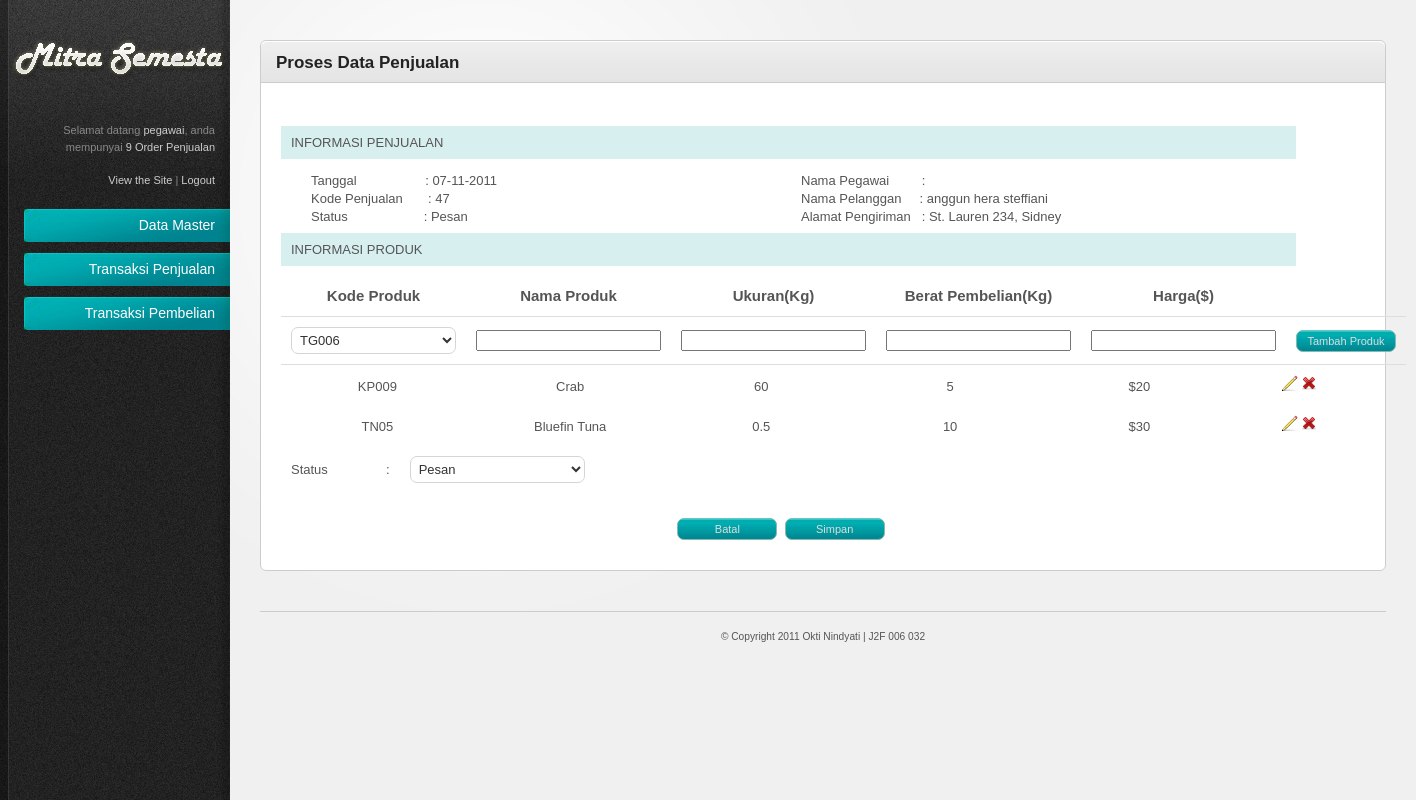
Screenshot of /index.php/admin/penjualan/edit_penjualan/47 (signed in) with the database file from the repository.
### tables this page shows
CREATE TABLE IF NOT EXISTS `penjualan` (
  `KodePenjualan` int(11) NOT NULL AUTO_INCREMENT,
  `KodePelanggan` char(5) NOT NULL,
  `Tanggal` date NOT NULL,
  `TotalHarga` double NOT NULL,
  `KodePegawai` char(5) NOT NULL,
  `Status` enum('Pesan','Beli','Batal') NOT NULL,
  PRIMARY KEY (`KodePenjualan`)
);

CREATE TABLE IF NOT EXISTS `pelanggan` (
  `KodePelanggan` int(11) NOT NULL AUTO_INCREMENT,
  `NamaPelanggan` varchar(30) NOT NULL,
  `JenisKelamin` enum('Male','Female') NOT NULL,
  `TempatLahir` varchar(20) NOT NULL,
  `TanggalLahir` date NOT NULL,
  `AlmtPelanggan` varchar(100) NOT NULL,
  `NoTelepon` varchar(12) NOT NULL,
  `Email` varchar(25) DEFAULT NULL,
  `Kota` varchar(20) NOT NULL,
  `Negara` varchar(25) NOT NULL,
  `KodePos` int(5) NOT NULL,
  `TanggalDaftar` date NOT NULL,
  `Username` varchar(25) NOT NULL,
  `Password` varchar(35) NOT NULL,
  PRIMARY KEY (`KodePelanggan`)
);

CREATE TABLE IF NOT EXISTS `detail_penjualan` (
  `KodePenjualan` int(11) NOT NULL,
  `KodeProduk` varchar(7) NOT NULL,
  `BeratJual` double NOT NULL,
  `HargaJual` double NOT NULL,
  PRIMARY KEY (`KodePenjualan`,`KodeProduk`)
);

CREATE TABLE IF NOT EXISTS `produk` (
  `KodeProduk` varchar(7) NOT NULL,
  `NamaProduk` varchar(20) NOT NULL,
  `Kualitas` enum('A','B') DEFAULT NULL,
  `Berat` double NOT NULL,
  `HargaKiloan` double NOT NULL,
  `NamaFoto` varchar(30) NOT NULL,
  PRIMARY KEY (`KodeProduk`)
);

### system/application/controllers/admin/penjualan.php (called while the page is built, shortened)
<?php
Class Penjualan extends Controller{
	function Penjualan(){
		if(isset($_SESSION["username"]) && $_SESSION['level']=='Pegawai'){
			$this->load->model(array('penjualan_model','penjualan_model','detail_penjualan_model','produk_model','pelanggan_model','pegawai_model'));
		}else{
			redirect('home');
		}
	}
	function edit_penjualan($KodePenjualan=''){
		$data['judul'] = "Proses Data Penjualan";
		$this->form_validation->set_rules('Status','status','required');
		if($this->form_validation->run()==false){
		$result1 = $this->penjualan_model->get_detail_penjualan($KodePenjualan);
		$subdata['result_detail_penjualan'] = $result1;
		$result2 = $this->detail_penjualan_model->detail_penjualan($KodePenjualan);
		$subdata['result_isi_detail_penjualan'] = $result2;
		$result_daftar_produk = $this->penjualan_model->get_combobox_produk($KodePenjualan);
		$subdata['result_daftar_produk'] = $result_daftar_produk;
		$result_status = $this->penjualan_model->get_status_penjualan($KodePenjualan);
		$subdata['result_status'] = $result_status;
		$data['content'] = $this->load->view('admin/penjualan_edit_view',$subdata,TRUE);
		$this->load->view("template_admin/template",$data);
		}
	}
}

### system/codeigniter/CodeIgniter.php (called while the page is built, shortened)
<?php  if ( ! defined('BASEPATH')) exit('No direct script access allowed');
$EXT =& load_class('Hooks');
$EXT->_call_hook('pre_system');
$URI =& load_class('URI');
$RTR =& load_class('Router');
$method = $RTR->fetch_method();
$EXT->_call_hook('pre_controller');
$CI = new $class();
if ($RTR->scaffolding_request === TRUE)
{
	if ($EXT->_call_hook('scaffolding_override') === FALSE)
	{
		$CI->_ci_scaffolding();
	}
}
else
{
	if (method_exists($CI, '_remap'))
	{
		$CI->_remap($method);
	}
	else
	{
		call_user_func_array(array(&$CI, $method), array_slice($URI->rsegments, 2));
	}
}

### index.php (called while the page is built, shortened)
<?php
require_once BASEPATH.'codeigniter/CodeIgniter'.EXT;

### system/codeigniter/Base5.php (called while the page is built)
<?php  if ( ! defined('BASEPATH')) exit('No direct script access allowed');
class CI_Base {
	private static $instance;
	public function CI_Base()
	{
		self::$instance =& $this;
	}
	public static function &get_instance()
	{
		return self::$instance;
	}
}
function &get_instance()
{
	return CI_Base::get_instance();
}

### system/application/models/penjualan_model.php (called while the page is built, shortened)
<?php
Class Penjualan_model extends Model{
	function get_detail_penjualan($KodePenjualan){
		$this->db->where('KodePenjualan',$KodePenjualan);
		$this->db->join('pegawai','penjualan.KodePegawai=pegawai.KodePegawai',"left");
		$this->db->join('pelanggan','penjualan.KodePelanggan=pelanggan.KodePelanggan',"left");
		$query = $this->db->get('penjualan');
		return $query->result();
	}
	function count_row_penjualan($status){
		$this->db->where('status', $status);
		$this->db->from('penjualan');
		return $this->db->count_all_results();
	}
	function get_combobox_produk($KodePenjualan){
		$sql="SELECT * FROM produk WHERE KodeProduk NOT IN (SELECT KodeProduk FROM detail_penjualan WHERE KodePenjualan='$KodePenjualan')";
		$query=$this->db->query($sql);
		if($query->num_rows()>0){
			return $query->result();
		}
		else{
			return array();
		}
	}
	function get_status_penjualan($KodePenjualan){
		$this->db->where('KodePenjualan',$KodePenjualan);
		$this->db->join('pegawai','penjualan.KodePegawai=pegawai.KodePegawai',"left");
		$this->db->select('Status');
		$query = $this->db->get('penjualan');
		return $query->result();
	}
}

### system/application/libraries/fungsi_bantuan.php (called while the page is built, shortened)
<?php if ( ! defined('BASEPATH')) exit('No direct script access allowed');
Class Fungsi_bantuan{
	function create_combobox($nama,$arr,$id,$value,$selected="",$atr=""){
		$arr_combobox=array();
		foreach ($arr as $row){
			$arr_combobox[$row->$id] = $row->$value;
		}
		$combo = form_dropdown($nama,$arr_combobox,$selected,$atr);
		return $combo;
	}
}

### system/application/models/detail_penjualan_model.php (called while the page is built, shortened)
<?php
Class Detail_penjualan_model extends Model{
	function detail_penjualan($KodePenjualan,$KodeProduk=''){
		$this->db->where('KodePenjualan',$KodePenjualan);
		$this->db->select('*');
		$this->db->from('detail_penjualan');
		$this->db->join('produk','detail_penjualan.KodeProduk=produk.KodeProduk','LEFT');
		$query = $this->db->get();
		if($query->num_rows()>0){
			return $query->result();
		}else{
			return false;
		};
	}
}

### system/application/views/admin/penjualan_edit_view.php (the view, shortened to what this page needs)
<link rel="stylesheet" href="<?=base_url()?>system/application/js/colorbox/css/colorbox.css" type="text/css">
<link rel="stylesheet" href="<?=base_url()?>system/application/css/ui-lightness/jquery-ui-1.8.11.custom.css">
<div class="tab-content default-tab" id="tab1">
<?php
if($result_detail_penjualan){
	foreach($result_detail_penjualan as $num_row => $row){
?>
	<div class="header_info">INFORMASI PENJUALAN</div>
<div id="info">
	<div class="isi_info">Tanggal &nbsp &nbsp &nbsp  &nbsp &nbsp &nbsp &nbsp &nbsp &nbsp : <?=substr($row->Tanggal,8,2).'-'.substr($row->Tanggal,5,2).'-'.substr($row->Tanggal,0,4);?></div>
	<div class="isi_info">Nama Pegawai &nbsp &nbsp &nbsp &nbsp : <?=($row->NamaPegawai)?></div>
	<div class="isi_info">Kode Penjualan &nbsp &nbsp &nbsp : <span id="kode_penjualan"><?=($row->KodePenjualan)?></span></div>
	<div class="isi_info">Nama Pelanggan &nbsp &nbsp : <?=($row->NamaPelanggan)?></div>
	<div class="isi_info">Status &nbsp &nbsp &nbsp &nbsp &nbsp &nbsp &nbsp &nbsp &nbsp &nbsp : <?=($row->Status)?></div>
	<div class="isi_info">Alamat Pengiriman &nbsp : <?=($row->AlmtPelanggan)?></div>
</div>
	<div class="header_info">INFORMASI PRODUK</div>
<?php
	};
}
?>
		<?=form_open("admin/penjualan/tambah_produk_detail_penjualan")?>
		<table width="100%">
			<thead>
			<tr>
				<th width="18px"><center>Kode Produk</center></th>
				<th width="18px"><center>Nama Produk</center></th>
				<th width="18px"><center>Ukuran(Kg)</center></th>
				<th width="18px"><center>Berat Pembelian(Kg)</center></th>
				<th width="18px"><center>Harga($)</center></th>
				<th width="18px"></th>
			</tr>
			</thead>
			<thead>
			<tr>
				<th width="18px"><center><?=$this->fungsi_bantuan->create_combobox('daftar_kode_produk',$result_daftar_produk,"KodeProduk","KodeProduk",'',"id='daftar_kode_produk' style='width:165px' ")?></center></th>
				<th width="18px"><center><?=form_hidden("KodePenjualan",$result_detail_penjualan[0]->KodePenjualan)?><input type="text" size="20px" name="NamaProduk" rel="NamaProduk" id="NamaProduk" value=""></center></th>
				<th width="18px"><center><input type="text" size="20px" name="Berat" rel="Berat" id="Berat" value=""></center></th>
				<th width="18px"><center><input type="text" size="20px" name="BeratJual" rel="BeratJual" id="BeratJual" value=""></center></th>
				<th width="18px"><center><input type="text" size="20px" name="HargaJual" rel="HargaJual" id="HargaJual" value=""></center></th>
				<th width="18px"><center><input type="submit" class="button" style="width:100px" name="submit" value="Tambah Produk"></center></th>
			</tr>
			</thead>
		</table>
		</form>
		<?=form_open("admin/penjualan/edit_produk_detail_penjualan")?>
		<table width="100%">
			<tbody>
			<?php if($result_isi_detail_penjualan){
				foreach ($result_isi_detail_penjualan as $num_row => $row)
				{?>
			<tr id='<?=$row->KodeProduk?>'>
				<td width="200px"><center><?=$row->KodeProduk;?></center></td>
				<td width="200px"><center><?=$row->NamaProduk;?></center></td>
				<td width="200px"><center><?=$row->Berat;?></center></td>
				<td width="200px" id='berat_jual'><center><?=$row->BeratJual;?></center></td>
				<td width="200px" id='harga_jual'><center>$<?=$row->HargaJual;?></center></td>
				<td width="130px">
				<center>
					<img class="edit_produk" src="<?=base_url()?>system/application/views/template_admin/resources/images/icons/pencil.png" title="Edit" rel="<?=$row->KodeProduk?>" alt="Edit">
					<a href="<?=site_url("admin/penjualan/delete_detail_penjualan/".$result_detail_penjualan[0]->KodePenjualan."/".$row->KodeProduk)?>"><img title="Hapus" class="delete_produk" src="<?=base_url()?>system/application/views/template_admin/resources/images/icons/cross.png" alt="Delete"></a>
				</center>
				</td>
			</tr>
			</tbody>
			<?php
				};
			}
			?>
		</table>
		</form>
<?php
if($result_detail_penjualan){
	foreach($result_detail_penjualan as $num_row => $row){
?>
		<?php if(($row->Status)=='Pesan'){
		?>
		<?=form_open("admin/penjualan/edit_penjualan/".$row->KodePenjualan)?>
		<table width='100%'>
			<tbody>
				<tr>
					<td width='75px'>Status</td>
					<td width='1px'>:</td>
					<td>
						<?php
						$data=array(
							'Pesan'=>'Pesan',
							'Beli'=>'Beli',
							'Batal'=>'Batal'
							);
						echo form_dropdown('Status',$data,$result_detail_penjualan[0]->Status,"style='width:175px'");
						?>
					</td>
				</tr>
			<tbody>
		<table>
		<div id="button">
			<input type="button" class="button" style="width:100px" name="button" value="Batal" onClick="javascript:history.back()">&nbsp;
			<input type="submit" class="button" style="width:100px" name="submit" value="Simpan">
		</div>
		</form>
		<?php
			}else{
		?>
				<div id="button">
				<a href='<?=site_url('admin/penjualan')?>' class="button" style="width:100px">OK</a>
				</div>
		<?php
			}
		?>
<?php
	};
}
?>
</div>

### system/application/views/template_admin/resources/css/style.css (style rules this page uses)
html { font-size: 100%; height: 100%; margin-bottom: 1px; }
body { font-family: Arial, Helvetica, sans-serif; color: #555; background: #f0f0f0 url('../images/bg-body.gif') top left repeat-y; font-size: 12px; }
a { color: #84bab2; text-decoration: none; }
.button { font-family: Verdana, Arial, sans-serif; display: inline-block; background: #3e4e5a url('../images/bg-button-blue.jpg') top left repeat-x !important; border: 1px solid #84bab2 !important; padding: 4px 7px 4px 7px !important; color: #ddd !important; font-size: 11px !important; cursor: pointer; }
#main-content table { border-collapse: collapse; }
#main-content table thead th { font-weight: bold; font-size: 15px; border-bottom: 1px solid #ddd; }
#main-content tbody tr { background: #fff; }
#main-content tbody tr.alt-row { background: #ffffff; }
#main-content table td, #main-content table th { padding: 10px; line-height: 1.3em; }
form input.text-input, form select, form textarea, form .wysiwyg { padding: 6px; font-size: 13px; background: #fff url('../images/bg-form-field.gif') top left repeat-x; border: 1px solid #d5d5d5; color: #333; }
form select { padding: 4px; background: #fff; }
#button { margin: 25px 0px 10px 0px; position: center; width: 1000px; text-align: center; }
.isi_info { padding: 5px 30px 0px 30px; width: 430px; height: auto; text-align: left; background:none; float:left; }
.header_info { margin: 10px 0px 10px 0px; padding: 10px 0px 10px 10px; width: 1005px; height: auto; text-align: left; background:#d8eff0; float:left; }

### system/application/views/template_admin/resources/css/invalid.css (style rules this page uses)
.button, #main-content table tfoot td .bulk-actions select, .pagination a.number, form input.text-input, form textarea, form .wysiwyg, form select { -moz-border-radius: 7px; -webkit-border-radius: 7px; border-radius: 7px; }

### rows the page displays
penjualan: Tanggal "07", Tanggal "11", Tanggal "2011", KodePenjualan "47", pelanggan.NamaPelanggan "anggun hera steffiani", Status "Pesan", pelanggan.AlmtPelanggan "St. Lauren 234, Sidney"
detail_penjualan: produk.KodeProduk "KP009", produk.NamaProduk "Crab", produk.Berat "60", BeratJual "5", HargaJual "20"
detail_penjualan: produk.KodeProduk "TN05", produk.NamaProduk "Bluefin Tuna", produk.Berat "0.5", BeratJual "10", HargaJual "30"

### other values shown
$_SESSION['username'] "pegawai"
$this->penjualan_model->count_row_penjualan('Pesan') "9"
$judul "Proses Data Penjualan"
